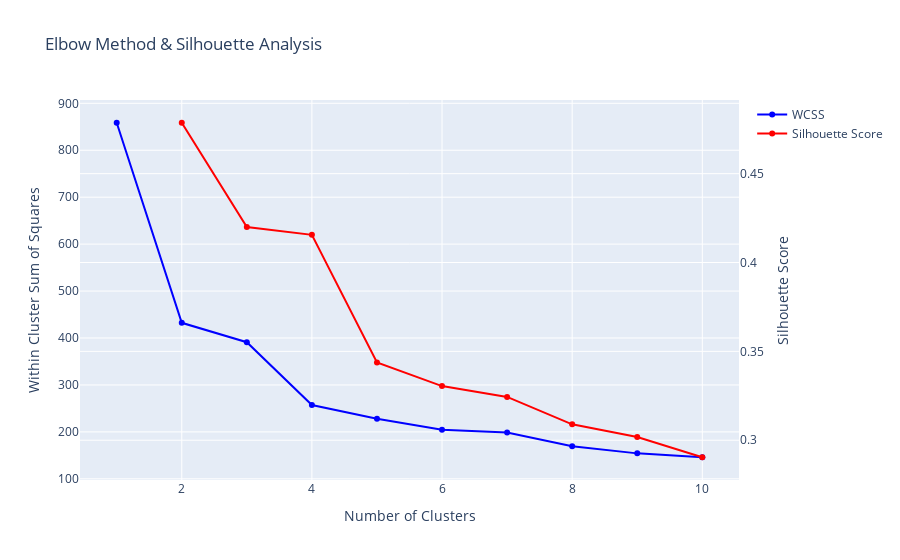

Write notebook code for a chart like this one.
### Code cell
#visualize the best number of clusters
wcss = []
silhouette_scores = []
max_clusters=10
for i in range(1, 11):
    kmeans = KMeans(n_clusters=i, random_state=42)
    kmeans.fit(X_train)
    wcss.append(kmeans.inertia_)

    if i > 1:  # Silhouette score needs at least 2 clusters
        silhouette_scores.append(
            silhouette_score(X_train, kmeans.labels_)
        )

# Plot elbow curve
fig = go.Figure()

# WCSS plot
fig.add_trace(go.Scatter(
    x=list(range(1, max_clusters + 1)),
    y=wcss,
    mode='lines+markers',
    name='WCSS',
    line=dict(color='blue')
))

    # Silhouette scores
fig.add_trace(go.Scatter(
    x=list(range(2, max_clusters + 1)),
    y=silhouette_scores,
    mode='lines+markers',
    name='Silhouette Score',
    line=dict(color='red'),
    yaxis='y2'
    ))

fig.update_layout(
    title='Elbow Method & Silhouette Analysis',
    xaxis_title='Number of Clusters',
    yaxis_title='Within Cluster Sum of Squares',
    yaxis2=dict(
        title='Silhouette Score',
        overlaying='y',
        side='right'
        ),
    showlegend=True
    )

fig.show()

### Figure 1 — Plotly figure (JSON) as saved in the notebook; plotly's stock layout.template omitted (floating-point values rounded to 4 significant figures)
{"data": [{"line": {"color": "blue"}, "mode": "lines+markers", "name": "WCSS", "type": "scatter", "x": [1, 2, 3, 4, 5, 6, 7, 8, 9, 10], "y": [858.6, 432.3, 391.1, 257.2, 228.1, 204.8, 198.5, 169.4, 154.2, 146.0]}, {"line": {"color": "red"}, "mode": "lines+markers", "name": "Silhouette Score", "type": "scatter", "x": [2, 3, 4, 5, 6, 7, 8, 9, 10], "y": [0.4786, 0.4199, 0.4156, 0.3438, 0.3305, 0.3244, 0.309, 0.3018, 0.2904], "yaxis": "y2"}], "layout": {"showlegend": true, "title": {"text": "Elbow Method & Silhouette Analysis"}, "xaxis": {"title": {"text": "Number of Clusters"}}, "yaxis": {"title": {"text": "Within Cluster Sum of Squares"}}, "yaxis2": {"overlaying": "y", "side": "right", "title": {"text": "Silhouette Score"}}}}
